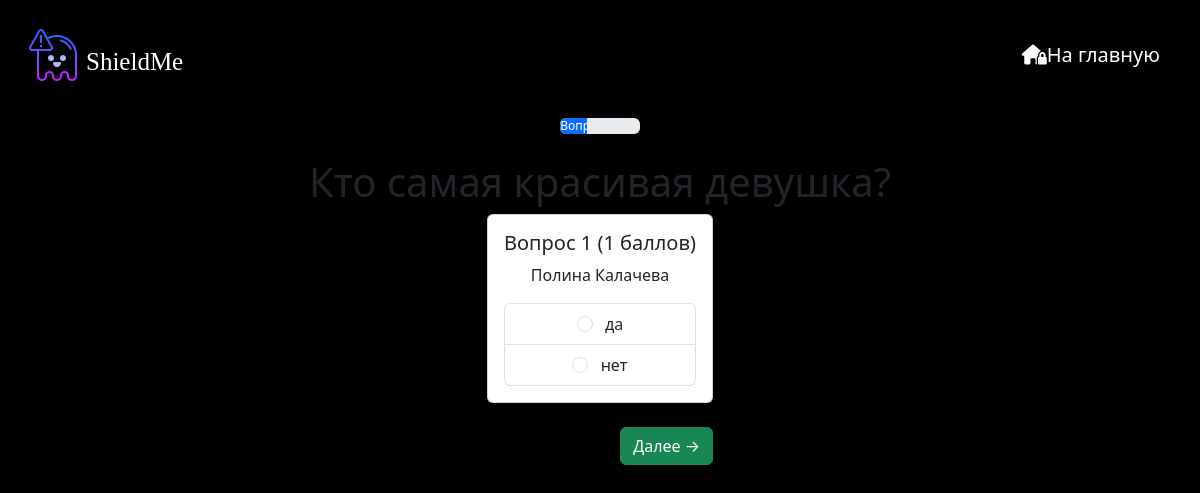
The app's page /test/1/ (signed in), older data.
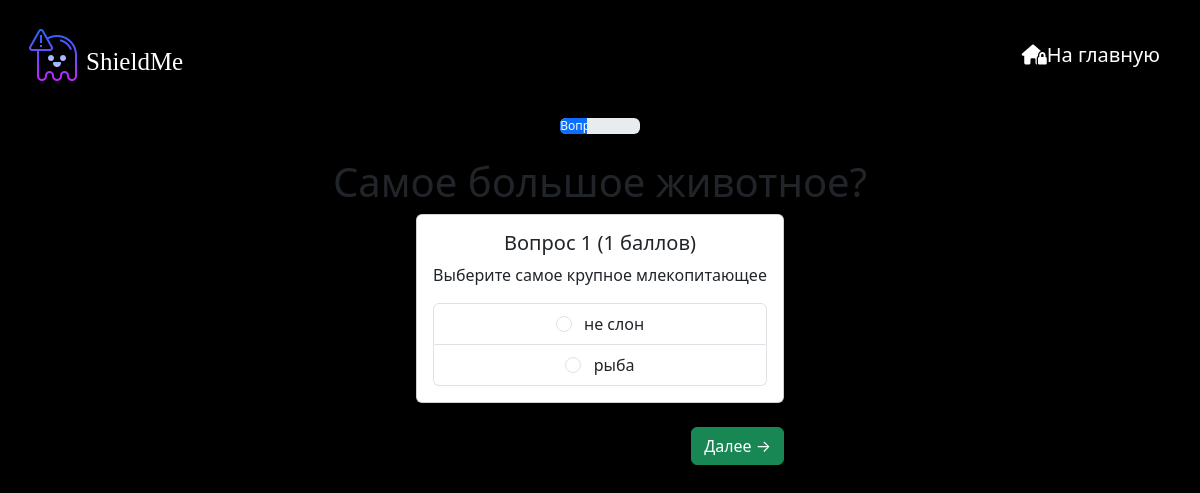
The same page, newer data.
### main/models.py (models this page shows, shortened)
class Test(models.Model):
    title = models.CharField(max_length=255)
    description = models.TextField()
    max_score = models.PositiveIntegerField(null=True, blank=True)

class TestQuestion(models.Model):
    test = models.ForeignKey(Test, on_delete=models.CASCADE)
    question_text = models.TextField()
    score = models.PositiveIntegerField(default=0)
    order = models.PositiveIntegerField(default=0)
    topic = models.ForeignKey(
        QuestionTopic,
        on_delete=models.SET_NULL,
        null=True,
        blank=False,
        verbose_name="Тема вопроса")
    class Meta:
        ordering = ['order']
    def is_multiple_choice(self):
        return self.questionoption_set.filter(is_correct=True).count() > 1

class QuestionOption(models.Model):
    question = models.ForeignKey(TestQuestion, on_delete=models.CASCADE)
    option_text = models.CharField(max_length=255)
    is_correct = models.BooleanField(default=False)
    order = models.PositiveIntegerField(default=0)
    class Meta:
        ordering = ['order']

### main/views.py (the view, shortened to what this page needs)
# urls.py: path('test/<int:test_id>/', views.test_detail, name='test_detail'),
def test_detail(request, test_id):
    if not request.session.get('user_data_submitted'):
        return redirect('start_test', test_id=test_id)
    if not check_session_activity(request):
        return redirect('session_expired')
    test = get_object_or_404(Test, id=test_id)
    questions = list(test.testquestion_set.all().order_by('order').prefetch_related('questionoption_set'))
    session_key = f'test_{test_id}_progress'
    if request.method == 'GET':
        if 'question' not in request.GET or not request.session.get(session_key):
            request.session[session_key] = {
                'current_question': 0,
                'answers': {}
            }
    progress = request.session.get(session_key, {
        'current_question': 0,
        'answers': {}
    })
    current_index = int(progress.get('current_question', 0))
    if current_index >= len(questions):
        return redirect('test_result', test_id=test.id)
    try:
        current_question = questions[current_index]
    except IndexError:
        return redirect('test_result', test_id=test.id)
    return render(request, 'main/test_details.html', {
        'test': test,
        'question': current_question,
        'progress': {
            'current': current_index + 1,
            'total': len(questions)
        }
    })

### main/templatetags/custom_tags.py (called while the page is built)
@register.filter
def get(dictionary, key):
    return dictionary.get(str(key), [])

@register.filter
def div(value, arg):
    try:
        return int(value) / int(arg)
    except (ValueError, ZeroDivisionError):
        return 0

@register.filter
def mul(value, arg):
    try:
        return float(value) * float(arg)
    except (ValueError, TypeError):
        return 0

### main/views.py (called while the page is built)
def check_session_activity(request):
    last_activity_str = request.session.get('last_activity')
    if last_activity_str:
        last_activity = timezone.datetime.fromisoformat(last_activity_str)
        if timezone.now() - last_activity > timedelta(seconds=300):
            request.session.flush()
            return False
    request.session['last_activity'] = str(timezone.now())
    return True

### main/templates/main/test_details.html (shortened to what this page needs)
{% extends 'main/layout.html' %}
{% load main_tags %}
{% load custom_tags %}
{% block content %}
<div class="container mt-5">
    <div class="progress mb-4">
        <div class="progress-bar" role="progressbar"
             style="width: {{ progress.current|div:progress.total|mul:100 }}%"
             aria-valuenow="{{ progress.current }}"
             aria-valuemin="0"
             aria-valuemax="{{ progress.total }}">
            Вопрос {{ progress.current }} из {{ progress.total }}
        </div>
    </div>
    <h1>{{ test.title }}</h1>
    <form method="post">
        <div class="card mb-4">
            <div class="card-body">
                <h5 class="card-title">Вопрос {{ progress.current }} ({{ question.score }} баллов)</h5>
                <p class="card-text">{{ question.question_text }}</p>
                <div class="list-group">
                    {% if question.is_multiple_choice %}
                        {% for option in question.questionoption_set.all %}
                        <label class="list-group-item">
                            <input type="checkbox"
                                   name="question_{{ question.id }}[]"
                                   value="{{ option.id }}"
                                   class="form-check-input me-2"
                                   {% if option.id in progress.answers|get:question.id %}checked{% endif %}>
                            {{ option.option_text }}
                        </label>
                        {% endfor %}
                    {% else %}
                        {% for option in question.questionoption_set.all %}
                        <label class="list-group-item">
                            <input type="radio"
                                   name="question_{{ question.id }}"
                                   value="{{ option.id }}"
                                   class="form-check-input me-2"
                                   required
                                   {% if option.id in progress.answers|get:question.id %}checked{% endif %}>
                            {{ option.option_text }}
                        </label>
                        {% endfor %}
                    {% endif %}
                </div>
            </div>
        </div>
        <div class="d-flex justify-content-between mt-4">
            <button type="submit" class="btn btn-success">
                {% if progress.current == progress.total %}Завершить тест{% else %}Далее →{% endif %}
            </button>
        </div>
    </form>
</div>
{% endblock %}

### main/templates/main/layout.html (shortened to what this page needs)
{% load static %}
<!doctype html>
<html lang="ru">
<head>
    <link rel="stylesheet" href="https://cdn.jsdelivr.net/npm/bootstrap@5.3.3/dist/css/bootstrap.min.css">
    <link rel="stylesheet" href="{% static 'main/css/main.css' %}">
    <link rel="stylesheet" href="https://use.fontawesome.com/releases/v6.6.0/css/all.css">
</head>
<body>
    <header>
        <div class="logo">
            <img src="{% static 'main/img/icons8-ошибка-64.png' %}" alt="Логотипчик">
            <span class="logo"> ShieldMe </span>
        </div>
        <a href="{% url 'home' %}" class="Home"><i class="fa-solid fa-house-lock"></i>На главную</a>
    </header>
    <main>
        {% block content %}
    {% endblock %}
    </main>
</body>
</html>

### main/static/main/css/main.css (style rules this page uses)
html, body { height: 100%; }
body { background: #000000; background-size: 600% 600%; animation: gradient 10s ease infinite; }
img { width: 64px; float: left; }
.logo { font-size: 25px; margin-left: 1px; font-weight: 500; font-family: fantasy; position: relative; top: 20px; color: white; }
header { display: flex; justify-content: space-between; align-items: center; padding: 10px 20px; height: 70px; }
a { margin-top: 40px; font-size: 20px; margin-right: 20px; }
* { padding: 0; margin: 0; box-sizing: border-box; }
.container { display: flex; flex-direction: column; align-items: center; justify-content: center; height: auto; text-align: center; }

### main/templates/main/layout.html (style rules this page uses)
a { text-decoration: none; color: white; }

Row changes from the older to the newer data that the page shows:
removed QuestionOption: id "☐ да", option_text "да"
removed QuestionOption: id "☐ нет", option_text "нет"
changed Test: title "Кто самая красивая девушка?" → "Самое большое животное?"
changed TestQuestion: question_text "Полина Калачева" → "Выберите самое крупное млекопитающее"
added QuestionOption: id "☐ не слон", option_text "не слон"
added QuestionOption: id "☐ рыба", option_text "рыба"
